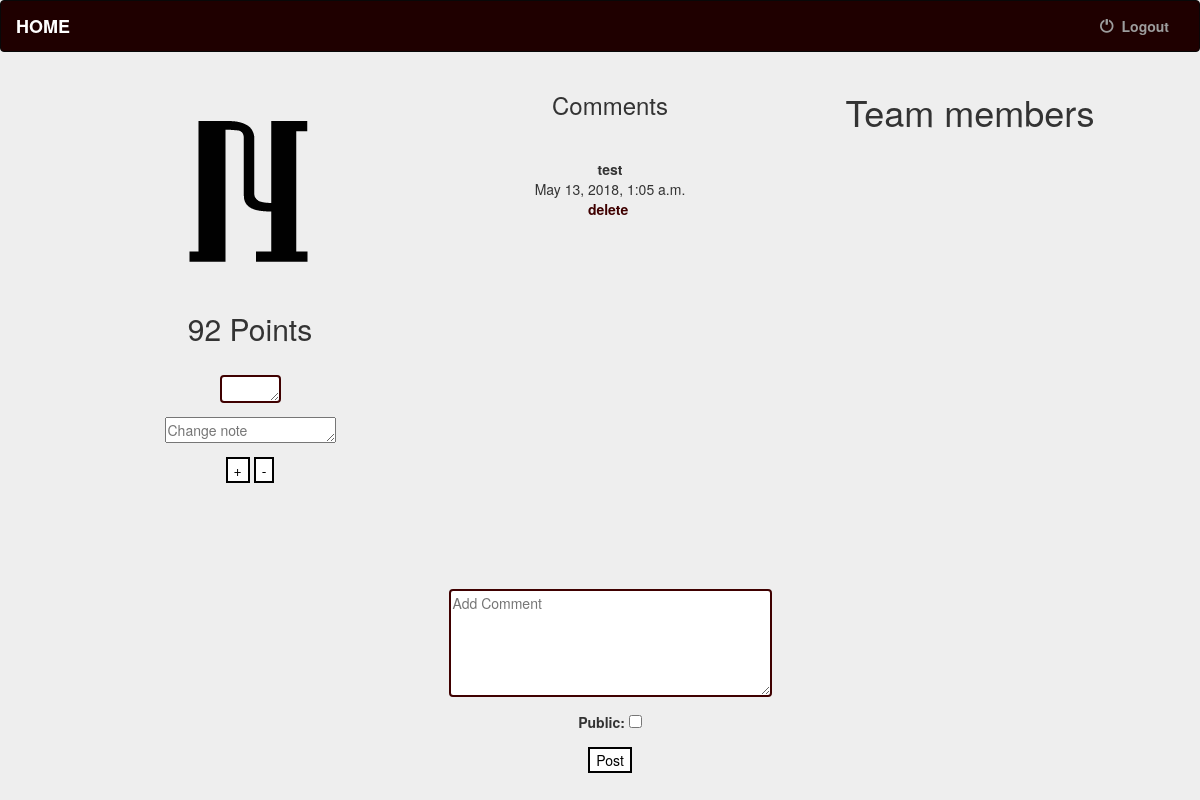
Page /team/40 (signed in) on the committed database.
### accounts/models.py (models this page shows, shortened)
class Team(models.Model):
    name = models.CharField(max_length=500,blank=True,default=' ')
    points = models.IntegerField(default=0, blank=False)
    avatar = models.ImageField(upload_to='avatars/', blank=True, default='avatars/defaultdp.jpg')
    class Meta:
        verbose_name_plural = 'Team '

class Comment(models.Model):
    receiver = models.ForeignKey(Team ,related_name="receivedby", on_delete=models.CASCADE)
    content = models.CharField(max_length=500,blank=True)
    date_created = models.DateTimeField(auto_now_add=True)
    public = models.BooleanField(default=False)
    class Meta:
        verbose_name_plural = 'Comments'
        ordering = ['-date_created', ]

### accounts/views.py (the view, shortened to what this page needs)
# urls.py: url(r'(?P<id>\d+)$', get_user_profile.as_view(), name = 'userprofile'),
class get_user_profile(View):
    form_class1 = CommentForm
    form_class2 = PointUpdate
    def get(self, request, id):
        if request.user.is_authenticated:
            user = request.user
            profile = user.profile
            team = Team.objects.get(id=id)
            changes = Change.objects.filter(team=team)
            teamusers = Profile.objects.filter(group=team)
            comments = Comment.objects.filter(receiver=team)
            postform = self.form_class1(None)
            pointupdateform = self.form_class2(None)
            return render(request, 'accounts/user_profile.html',
                          {'changes':changes,'user': user,'profile':profile,'team':team,'teamusers':teamusers,'comments':comments,'postform':postform,'pointform':pointupdateform})

### accounts/forms.py
class CommentForm(forms.ModelForm):
    content = forms.CharField(required=True,widget=forms.Textarea(attrs={'cols': 40, 'rows': 5,'placeholder': 'Add Comment'}),label='')
    public = forms.BooleanField(required=False)
    content.widget.attrs.update({'id': 'message'})
    class Meta:
        model = Comment
        fields = ['content','public']

class PointUpdate(forms.Form):
    points = forms.IntegerField(required=True,widget=forms.Textarea(attrs={'cols': 5, 'rows': 1,'placeholder': ''}),label='')
    points.widget.attrs.update({'id': 'message'})
    notes = forms.CharField(required=False,widget=forms.Textarea(attrs={'cols': 20, 'rows': 1,'placeholder': 'Change note'}),label='')
    class Meta:
        fields = ['points', 'notes']

### accounts/templates/accounts/user_profile.html (shortened to what this page needs)
{% extends 'accounts/base.html' %}
{% block body %}
<link href="//maxcdn.bootstrapcdn.com/font-awesome/4.3.0/css/font-awesome.min.css" rel="stylesheet">
<div class="container" >
	<div class="row" >
		<div  id="main" class="col-lg-5 col-sm-6" style="position:absolute;left:0%;" >
          <br>
			<img src="/media/{{team.avatar}}"/>
			<h2>{{team.points}} Points</h2>
			{% if request.user.is_staff == True %}
		<br>
		<form class="form-group" method="post" >
  			{{ pointform.as_p }}
 			  <button type="submit" name="addpoints">+</button>
			<button type="submit" name="subpoints">-</button>
		</form>
		{% endif %}
		{% if profile.group == team or request.user.is_staff == True %}
			<div id="scorelog">
			<ul style="position:absolute;right:70%;top:56%;height:120px;width:30%;overflow:hidden; overflow-y:scroll; "class="list-unstyled">
			</ul>
		</div>
		{% endif %}
	</div>
	<div  id="main" class="col-lg-5 col-sm-6" style="position:absolute;left:30%;" >
		<h3>Comments</h3><hr>
		<ul style="position:relative;right:0%;top:20%;height:400px;width:100%;overflow:hidden; overflow-y:scroll; " class="list-unstyled">
		{% for comment in comments %}
				{% if comment.public == False and profile.group == team or request.user.is_staff == True %}
			<li> <b>{{comment.content}}</b><br> {{comment.date_created}}<br>
			{% if request.user.is_staff == True %}
			 <a href="{% url 'delete_post' comment.id %}">delete</a>&nbsp
			{% endif %}
			</li><hr>
			{% elif comment.public == True %}
			<li> {{comment.content}}<br> {{comment.date_created}}
			{% if request.user.is_staff == True %}
			 <a href="{% url 'delete_post' comment.id %}">delete</a>&nbsp
			{% endif %}
			</li><hr>
			{% endif %}
		{% endfor %}
		</ul>
		{% if request.user.is_staff == True %}
		<br>
		<form class="form-group" method="post" >
  			{{ postform.as_p }}
 			  <button type="submit" name="addcomment">Post</button>
		</form>
		{% endif %}
	</div>
		<div  id="main" class="col-lg-5 col-sm-6" style="position:absolute;left:60%;" >
          <h1>Team members</h1>
	</div>
</div>
</div>
{% endblock %}

### static/accounts/style.css (style rules this page uses)
body { background-color :#EEE; margin: 0; padding: 0; text-align: center; }
button { background-color: white; color: black; border: 2px solid #000000; -webkit-transition-duration: 0.4s; transition-duration: 0.4s; }
a { color:#3f0000; font-weight: bold; }
#message { box-sizing: border-box; border: 2px solid #3f0000; border-radius: 4px; border-color:#3f0000; }

### rows in the picture
Team: avatar (picture), points "92"
Comment: content "test", date_created "May 13, 2018, 1:05 a.m."
